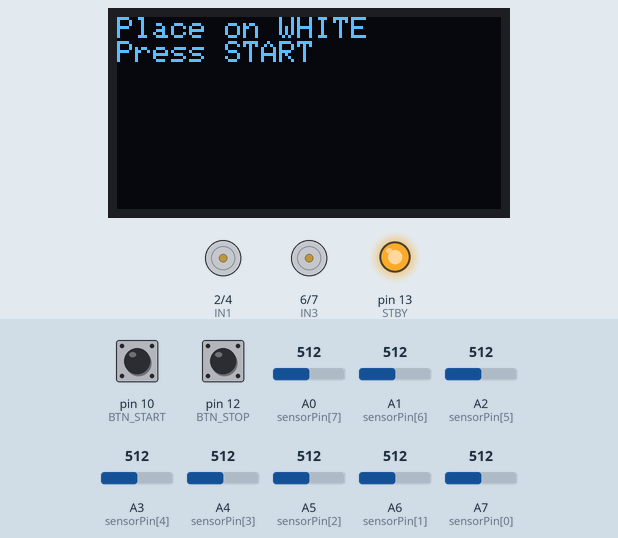
This sketch was run on a simulated Arduino Nano, built with avr-gcc and run on an emulated ATmega328P. Shown: 128×64 one-colour display, motor-driver pin pairs drawn as motors (green arrow = first pin HIGH = forward, orange = second pin HIGH = backward, longer = more drive, scaled by the enable pin, stopped while the standby pin is LOW), output pins drawn as LEDs (lit = HIGH). The inputs (shaded band) are chosen by the test bench; at power-on: pin 10 (BTN_START) HIGH, A0 (sensorPin[7]) = 512, A2 (sensorPin[5]) = 512, pin 12 (BTN_STOP) HIGH, A1 (sensorPin[6]) = 512, A3 (sensorPin[4]) = 512, A4 (sensorPin[3]) = 512, A5 (sensorPin[2]) = 512, A6 (sensorPin[1]) = 512, A7 (sensorPin[0]) = 512.

Above: at 0.8 s.
0.9 s: pin 10 (BTN_START) pulled LOW for 1 s
At 2.6 s:
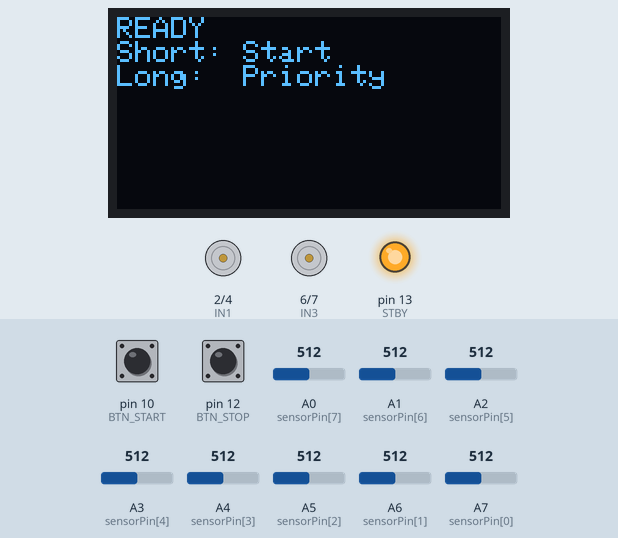
4.6 s: pin 10 (BTN_START) pulled LOW for 0.15 s
At 5.9 s:
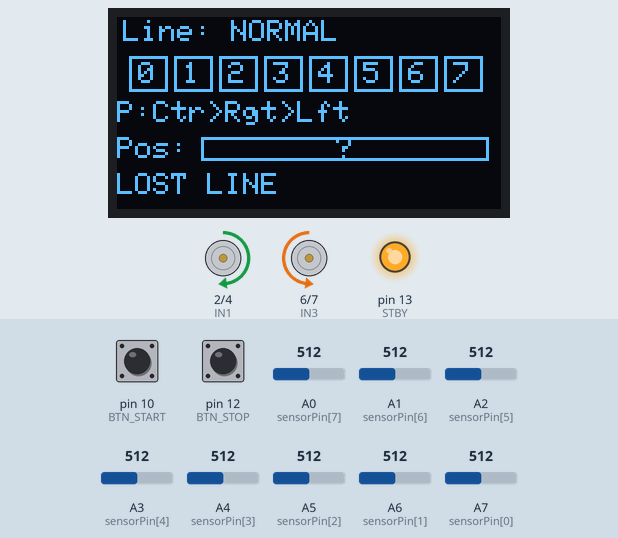
6.4 s: A0 (sensorPin[7]) set to 495
At 7.4 s:
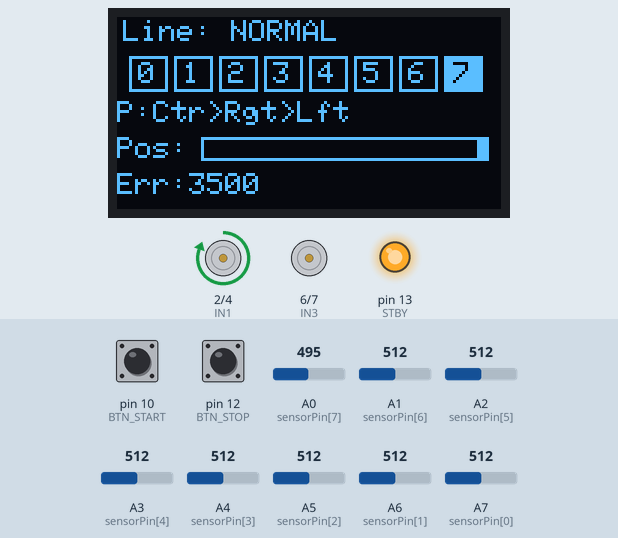
7.9 s: A2 (sensorPin[5]) set to 493
At 8.9 s:
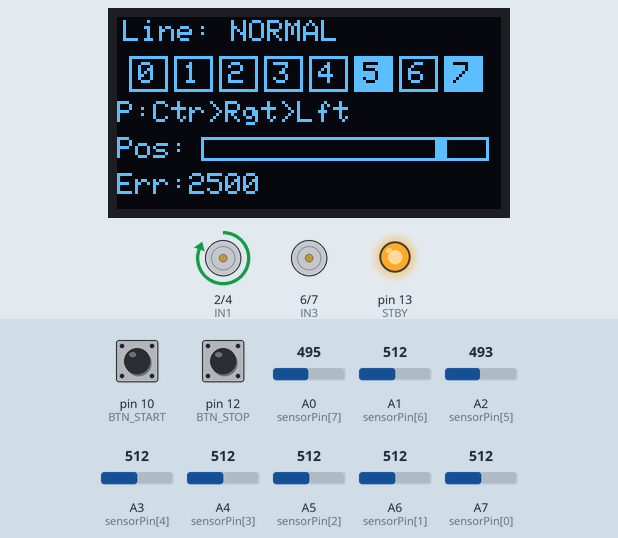
9.4 s: pin 12 (BTN_STOP) pulled LOW for 0.15 s
At 10.6 s:
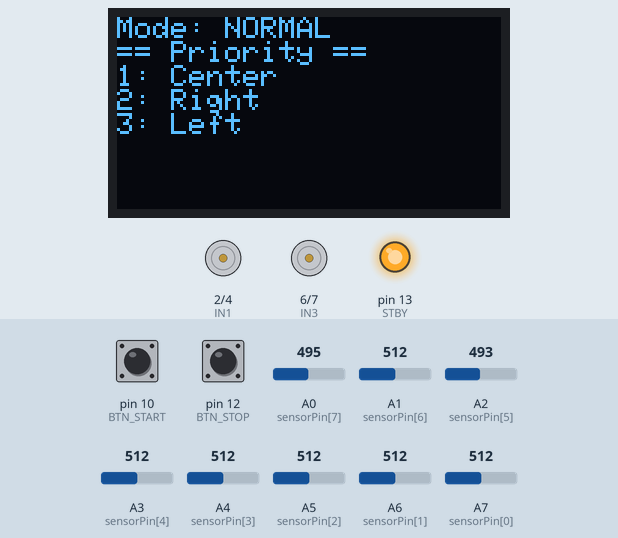
11.0 s: pin 10 (BTN_START) pulled LOW for 0.15 s
At 11.9 s:
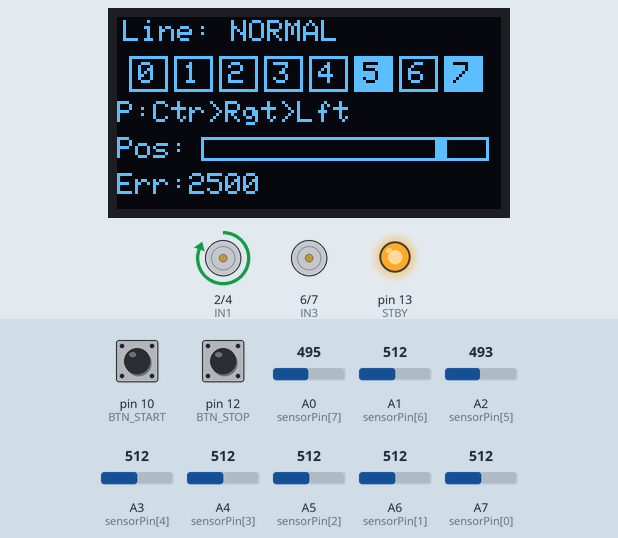
Timing chart, 0 to 13.8 s (numbered marks = the images above; inputs shaded):
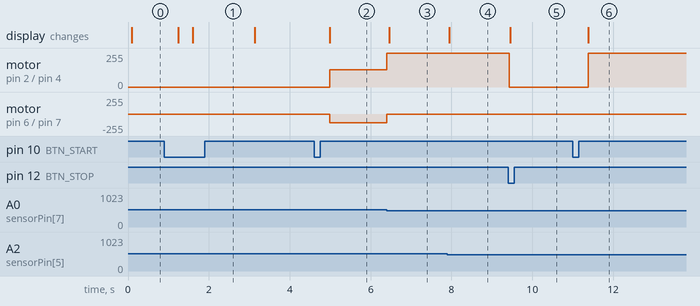

The sketch:

Last_Updated.ino
```cpp
#include <Wire.h>
#include <Adafruit_GFX.h>
#include <Adafruit_SSD1306.h>

// ── OLED ─────────────────────────────
#define SCREEN_WIDTH 128
#define SCREEN_HEIGHT 64
Adafruit_SSD1306 display(SCREEN_WIDTH, SCREEN_HEIGHT, &Wire, -1);

// ── Motor Pins ───────────────────────
#define ENA 3
#define IN1 2
#define IN2 4

#define ENB 11
#define IN3 6
#define IN4 7

#define STBY 13

// ── Buttons ──────────────────────────
#define BTN_START 10
#define BTN_STOP  12

// ── Sensors ──────────────────────────
const byte sensorPin[8] = {A7, A6, A5, A4, A3, A2, A1, A0};

// ── PID CONFIG ───────────────────────
float Kp = 0.16;
float Kd = 0.34;
float lastError = 0;

// ── Speed ────────────────────────────
int BASE_SPEED        = 160;
int MAX_SPEED         = 255;
int MOTOR_MIN         = 80;
int SEARCH_SPEED      = 130;

// ── Junction handling ────────────────
int JUNCTION_TURN_SPEED = 150;
int JUNCTION_HOLD_MS    = 220;

// ── Calibration ──────────────────────
float calWhite[8];
float calBlack[8];
int   sensorThresh[8];
char  sensorStr[9];

// ── Inversion ────────────────────────
#define INVERT_HYSTERESIS   6
#define INVERT_COOLDOWN_MS  1500  // minimum ms between mode switches
#define TOLERANCE_RATIO 0.35f

bool  invertedMode     = false;
unsigned long lastFlipTime = 0;  // cooldown: prevents flipping twice too fast
int   invertConfirm    = 0;
int   normalConfirm    = 0;

// ── OLED refresh throttle ─────────────
// Drawing every loop() iteration is too slow — throttle to every 80ms
unsigned long lastOledUpdate = 0;
#define OLED_REFRESH_MS 80

// ── State ────────────────────────────
bool running         = false;
int  lastDir         = 1;
bool allBlackForward = false;

// ── Priority System ──────────────────
enum Priority { PRIORITY_CENTER, PRIORITY_LEFT, PRIORITY_RIGHT };
Priority mainPrio  = PRIORITY_CENTER;
Priority subPrio   = PRIORITY_RIGHT;
Priority leastPrio = PRIORITY_LEFT;


// ═════════ MOTOR ═════════

int applyDeadzone(int spd) {
  if (spd == 0) return 0;
  return constrain(spd, MOTOR_MIN, MAX_SPEED);
}

void motorLeft(int spd, bool fwd) {
  digitalWrite(IN1, fwd);
  digitalWrite(IN2, !fwd);
  analogWrite(ENA, applyDeadzone(spd));
}

void motorRight(int spd, bool fwd) {
  digitalWrite(IN3, fwd);
  digitalWrite(IN4, !fwd);
  analogWrite(ENB, applyDeadzone(spd));
}

void stopMotors() {
  analogWrite(ENA, 0);
  analogWrite(ENB, 0);
}


// ═════════ CALIBRATION ═════════

void averageSamples(float* out, int samples) {
  float acc[8] = {0};
  for (int s = 0; s < samples; s++) {
    for (int i = 0; i < 8; i++) acc[i] += analogRead(sensorPin[i]);
    delay(5);
  }
  for (int i = 0; i < 8; i++) out[i] = acc[i] / samples;
}

void buildThresholds() {
  float avgWhite = 0, avgBlack = 0;
  for (int i = 0; i < 8; i++) {
    sensorThresh[i] = (int)((calWhite[i] + calBlack[i]) / 2.0f);
    avgWhite += calWhite[i];
    avgBlack += calBlack[i];
  }
  avgWhite /= 8.0f;
  avgBlack /= 8.0f;

  // IR: higher ADC = more reflection = lighter surface
  // Normal (black line, white bg):   calWhite > calBlack
  // Inverted (white line, black bg): calBlack > calWhite
  // Calibration asks user to place on white first, then black —
  // so on an inverted track the user places on black bg first (low reading)
  // then white line (high reading) → calBlack > calWhite → inverted
  invertedMode = (avgBlack > avgWhite);
}

void calibrate() {
  display.clearDisplay();
  display.setCursor(0, 0);
  display.println("Place on WHITE");
  display.println("Press START");
  display.display();
  while (digitalRead(BTN_START) == HIGH);
  delay(200);
  averageSamples(calWhite, 20);

  display.clearDisplay();
  display.setCursor(0, 0);
  display.println("Place on BLACK");
  display.println("Press START");
  display.display();
  while (digitalRead(BTN_START) == HIGH);
  delay(200);
  averageSamples(calBlack, 20);

  buildThresholds();
}


// ═════════ SENSOR READING ═════════

void readSensors() {
  // Normal:   line is BLACK → low ADC → raw < threshold → we want '1' for line
  //           so: raw < threshold = '1'  (line detected)
  // Inverted: line is WHITE → high ADC → raw > threshold → we want '1' for line
  //           so: raw > threshold = '1'  (line detected)
  //
  // In both cases sensorStr[i]='1' means "line detected here"
  for (int i = 0; i < 8; i++) {
    int raw = analogRead(sensorPin[i]);
    if (!invertedMode)
      sensorStr[i] = (raw < sensorThresh[i]) ? '1' : '0';  // black line = low ADC
    else
      sensorStr[i] = (raw > sensorThresh[i]) ? '1' : '0';  // white line = high ADC
  }
  sensorStr[8] = '\0';
}


// ═════════ OLED RUNNING DISPLAY ═════════
//
// Layout (128×64):
//
//  Line: NORMAL          ← mode label      (y=0)
//  ████░░░░░░░░░░░░      ← sensor bar      (y=12)
//  S0 S1 S2 S3 S4 S5 S6 S7  ← labels      (y=28)
//  Pri: Ctr>Rgt>Lft      ← priority        (y=42)
//  [■■■■░░░░░░░░░░░░]    ← position bar    (y=54)

void drawRunningOLED() {
  display.clearDisplay();

  // ── Row 1: mode label ──────────────────────────────
  display.setTextSize(1);
  display.setCursor(0, 0);
  if (invertedMode) {
    // Draw "INVERTED" with a filled rect behind it to invert display colors
    display.fillRect(0, 0, 128, 10, SSD1306_WHITE);
    display.setTextColor(SSD1306_BLACK);
    display.setCursor(2, 1);
    display.print("Line: INVERTED");
    display.setTextColor(SSD1306_WHITE);
  } else {
    display.setTextColor(SSD1306_WHITE);
    display.setCursor(2, 1);
    display.print("Line: NORMAL");
  }

  // ── Row 2: sensor blocks ───────────────────────────
  // 8 blocks, each 14px wide with 2px gap, starting at x=4
  // Active sensor = filled block, inactive = outline only
  int blockW = 13;
  int blockH = 12;
  int startX = 4;
  int startY = 13;

  for (int i = 0; i < 8; i++) {
    int x = startX + i * (blockW + 2);
    if (sensorStr[i] == '1') {
      display.fillRect(x, startY, blockW, blockH, SSD1306_WHITE);
    } else {
      display.drawRect(x, startY, blockW, blockH, SSD1306_WHITE);
    }
    // Sensor index label inside or below block
    display.setTextColor(sensorStr[i] == '1' ? SSD1306_BLACK : SSD1306_WHITE);
    display.setCursor(x + 3, startY + 2);
    display.print(i);
  }
  display.setTextColor(SSD1306_WHITE);

  // ── Row 3: priority ───────────────────────────────
  const char* shortNames[] = { "Ctr", "Lft", "Rgt" };
  display.setCursor(0, 28);
  display.print("P:");
  display.print(shortNames[mainPrio]);
  display.print(">");
  display.print(shortNames[subPrio]);
  display.print(">");
  display.print(shortNames[leastPrio]);

  // ── Row 4: position bar ───────────────────────────
  // Shows where the line centroid is across the sensor array
  // Bar spans full width; marker moves left/right
  float pos = -1;
  int sum = 0, count = 0;
  for (int i = 0; i < 8; i++) {
    if (sensorStr[i] == '1') { sum += i * 1000; count++; }
  }
  if (count > 0) pos = (float)sum / count;

  display.setCursor(0, 40);
  display.print("Pos:");

  // Draw track bar
  int barX = 28, barY = 40, barW = 96, barH = 8;
  display.drawRect(barX, barY, barW, barH, SSD1306_WHITE);

  if (pos >= 0) {
    // Map pos (0–7000) to bar pixel position
    int markerX = barX + (int)((pos / 7000.0f) * (barW - 4));
    markerX = constrain(markerX, barX, barX + barW - 4);
    display.fillRect(markerX, barY + 1, 4, barH - 2, SSD1306_WHITE);
  } else {
    // Lost line — show question mark in center
    display.setCursor(barX + barW/2 - 3, barY);
    display.print("?");
  }

  // ── Row 5: status ─────────────────────────────────
  display.setCursor(0, 52);
  if (pos == -1) {
    display.print("LOST LINE");
  } else {
    // Show error from center (3500)
    int err = (int)(pos - 3500);
    display.print("Err:");
    display.print(err);
  }

  display.display();
}


// ═════════ STATIC SCREENS ═════════

void showModeOnOLED() {
  const char* names[] = { "Center", "Left", "Right" };
  display.clearDisplay();
  display.setTextColor(SSD1306_WHITE);
  display.setCursor(0, 0);
  display.print("Mode: ");
  display.println(invertedMode ? "INVERTED" : "NORMAL");
  display.println("== Priority ==");
  display.print("1: "); display.println(names[mainPrio]);
  display.print("2: "); display.println(names[subPrio]);
  display.print("3: "); display.println(names[leastPrio]);
  display.display();
}


// ═════════ AUTO INVERT DETECTION ═════════

// ── ONLY MODIFIED PARTS SHOWN BELOW ──
// Everything else remains EXACTLY the same as your original

// ═════════ AUTO INVERT DETECTION ═════════

void updateInvertDetection() {
  int rawVals[8];
  for (int i = 0; i < 8; i++) rawVals[i] = analogRead(sensorPin[i]);

  int closerToWhite = 0, closerToBlack = 0;

  for (int i = 0; i < 8; i++) {
    float minVal = min(calWhite[i], calBlack[i]);
    float maxVal = max(calWhite[i], calBlack[i]);
    if (abs(maxVal - minVal) < 20) continue;

    float norm = (rawVals[i] - minVal) / (maxVal - minVal);
    norm = constrain(norm, 0.0f, 1.0f);

    if (norm < TOLERANCE_RATIO)             closerToWhite++;
    else if (norm > 1.0f - TOLERANCE_RATIO) closerToBlack++;
  }

  // ✅ FIX 2: require strong difference before switching
  bool strongInvert = (closerToBlack - closerToWhite) >= 4;
  bool strongNormal = (closerToWhite - closerToBlack) >= 4;

  bool shouldBeInverted = strongInvert;
  bool shouldBeNormal   = strongNormal;

  if (!invertedMode && shouldBeInverted) {
    invertConfirm++;
    normalConfirm = 0;
    if (invertConfirm >= INVERT_HYSTERESIS) {
      invertedMode  = true;
      invertConfirm = 0;
    }
  }
  else if (invertedMode && shouldBeNormal) {
    normalConfirm++;
    invertConfirm = 0;
    if (normalConfirm >= INVERT_HYSTERESIS) {
      invertedMode  = false;
      normalConfirm = 0;
    }
  }
  else {
    if (invertConfirm > 0) invertConfirm--;
    if (normalConfirm > 0) normalConfirm--;
  }
}


// ═════════ DETECTION ═════════

bool isJunction() {
  int count = 0;
  for (int i = 0; i < 8; i++)
    if (sensorStr[i] == '1') count++;
  return (count >= 5);
}

bool centerActive() {
  return (sensorStr[3] == '1' && sensorStr[4] == '1');
}

int sideBranch() {
  int leftCount = 0, rightCount = 0;
  for (int i = 0; i <= 2; i++) if (sensorStr[i] == '1') leftCount++;
  for (int i = 5; i <= 7; i++) if (sensorStr[i] == '1') rightCount++;
  if (rightCount >= 2) return 1;
  if (leftCount  >= 2) return -1;
  return 0;
}

bool allBlack() {
  for (int i = 0; i < 8; i++)
    if (sensorStr[i] == '0') return false;
  return true;
}

float getPosition() {
  int sum = 0, count = 0;
  for (int i = 0; i < 8; i++) {
    if (sensorStr[i] == '1') { sum += i * 1000; count++; }
  }
  if (count == 0) return -1;
  return (float)sum / count;
}


// ═════════ PRIORITY SYSTEM ═════════

void cyclePriority() {
  mainPrio  = (Priority)((mainPrio + 1) % 3);
  subPrio   = (Priority)((mainPrio + 1) % 3);
  leastPrio = (Priority)((mainPrio + 2) % 3);
  showModeOnOLED();
  delay(300);
}

bool tryDirection(Priority p) {
  if (p == PRIORITY_CENTER && centerActive()) return true;
  if (p == PRIORITY_RIGHT  && sideBranch() == 1) {
    motorLeft(JUNCTION_TURN_SPEED, true);
    motorRight(JUNCTION_TURN_SPEED, false);
    delay(JUNCTION_HOLD_MS);
    lastDir = 1;
    return true;
  }
  if (p == PRIORITY_LEFT && sideBranch() == -1) {
    motorLeft(JUNCTION_TURN_SPEED, false);
    motorRight(JUNCTION_TURN_SPEED, true);
    delay(JUNCTION_HOLD_MS);
    lastDir = -1;
    return true;
  }
  return false;
}


// ═════════ SETUP ═════════

void setup() {
  pinMode(ENA, OUTPUT); pinMode(IN1, OUTPUT); pinMode(IN2, OUTPUT);
  pinMode(ENB, OUTPUT); pinMode(IN3, OUTPUT); pinMode(IN4, OUTPUT);
  pinMode(STBY, OUTPUT);
  digitalWrite(STBY, HIGH);

  pinMode(BTN_START, INPUT_PULLUP);
  pinMode(BTN_STOP,  INPUT_PULLUP);

  Wire.begin();
  if (!display.begin(SSD1306_SWITCHCAPVCC, 0x3C)) { for (;;); }

  display.setTextSize(1);
  display.setTextColor(SSD1306_WHITE);
  display.clearDisplay();
  display.setCursor(0, 0);
  display.println("Calibrating...");
  display.display();

  calibrate();

  display.clearDisplay();
  display.setCursor(0, 0);
  display.println("READY");
  display.println("Short: Start");
  display.println("Long:  Priority");
  display.display();
  delay(1500);

  showModeOnOLED();
}


// ═════════ LOOP ═════════

void loop() {

  // ── Buttons ──────────────────────────────────────────────
  if (digitalRead(BTN_START) == LOW) {
    unsigned long pressTime = millis();
    while (digitalRead(BTN_START) == LOW);

    if (!running) {
      if (millis() - pressTime > 600) {
        cyclePriority();
      } else {
        running = true;
        delay(200);
      }
    }
  }

  if (digitalRead(BTN_STOP) == LOW) {
    running       = false;
    lastFlipTime  = 0;     // clear cooldown for next run
    invertConfirm = 0;
    normalConfirm = 0;
    stopMotors();
    showModeOnOLED();
  }

  if (!running) return;

  // ── Read sensors FIRST so detection uses current frame data ─
  readSensors();

  // ── Auto invert detection (uses fresh sensorStr) ──────────
  updateInvertDetection();

  // ── OLED update (throttled) ───────────────────────────────
  if (millis() - lastOledUpdate >= OLED_REFRESH_MS) {
    drawRunningOLED();
    lastOledUpdate = millis();
  }

  // ── STOP BAR ─────────────────────────────────────────────
  if (allBlack()) {
    if (!allBlackForward) {
      motorLeft(BASE_SPEED, true);
      motorRight(BASE_SPEED, true);
      delay(150);
      allBlackForward = true;
    }
    readSensors();
    if (allBlack()) {
      stopMotors();
      running = false;
      showModeOnOLED();
      return;
    }
  } else {
    allBlackForward = false;
  }

  // ── PRIORITY JUNCTION HANDLER ─────────────────────────────
  if (isJunction() || centerActive()) {
    bool handled = tryDirection(mainPrio);
    if (!handled) handled = tryDirection(subPrio);
    if (!handled) tryDirection(leastPrio);

    if (!centerActive() || isJunction()) return;
  }

  // ── LOST LINE RECOVERY ────────────────────────────────────
  float pos = getPosition();

  if (pos == -1) {
    if (lastDir > 0) {
      motorLeft(SEARCH_SPEED, true);
      motorRight(SEARCH_SPEED, false);
    } else {
      motorLeft(SEARCH_SPEED, false);
      motorRight(SEARCH_SPEED, true);
    }
    return;
  }

  // ── PID ───────────────────────────────────────────────────
  float error      = pos - 3500;
  if (error > 600)       lastDir = 1;
  else if (error < -600) lastDir = -1;

  float derivative = error - lastError;
  float correction = Kp * error + Kd * derivative;
  lastError = error;

  int leftSpeed  = constrain((int)(BASE_SPEED + correction), 0, 255);
  int rightSpeed = constrain((int)(BASE_SPEED - correction), 0, 255);

  motorLeft(leftSpeed,  true);
  motorRight(rightSpeed, true);
}
```

Measured:
- the behaviour switches between 512 and 511 on A0 (sensorPin[7]) (found by bisection; images 2 and 3)
- the behaviour switches between 512 and 511 on A2 (sensorPin[5]) (found by bisection; images 3 and 4)
- after the input at 0.9 s, the display: first changes after 0.35 s (image 1 shows a later state)
- after the input at 4.6 s, motor on pin 2 (IN1) / pin 4 (IN2): stopped → forward 130/255 after 0.39 s; motor on pin 6 (IN3) / pin 7 (IN4): stopped → backward 130/255 after 0.39 s; the display: changes after 0.39 s (image 2)
- after the input at 6.4 s, motor on pin 2 (IN1) / pin 4 (IN2): forward 130/255 → forward 255/255 at once; motor on pin 6 (IN3) / pin 7 (IN4): backward 130/255 → stopped at once; the display: changes after 0.06 s (image 3)
- after the input at 7.9 s, the display: changes at once (image 4)
- after the input at 9.4 s, motor on pin 2 (IN1) / pin 4 (IN2): forward 255/255 → stopped at once; the display: changes after 0.06 s (image 5)
- after the input at 11.0 s, motor on pin 2 (IN1) / pin 4 (IN2): stopped → forward 255/255 after 0.39 s; the display: changes after 0.39 s (image 6)
